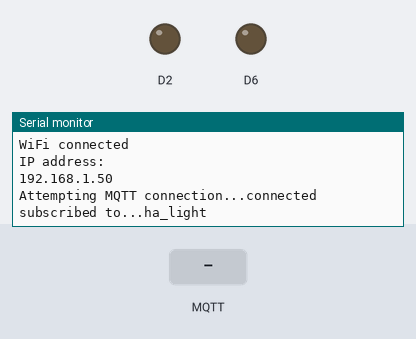
A sketch run on a simulated ESP8266 (NodeMCU). Parts: output pins drawn as LEDs (lit = HIGH), the last lines printed to the serial monitor. The test bench sets the inputs (shaded band). WiFi joins after 1.5 s; servers stay silent unless stated; no MQTT or app messages arrive unless stated.

Above: at 2.7 s.
2.8 s: MQTT message "ha_light" arrives on the first subscribed topic
At 4.0 s:
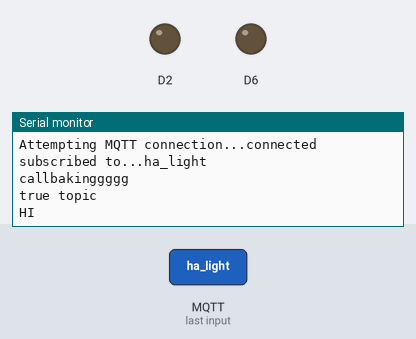
5.0 s: MQTT message "OFF" arrives on the first subscribed topic
At 6.7 s:
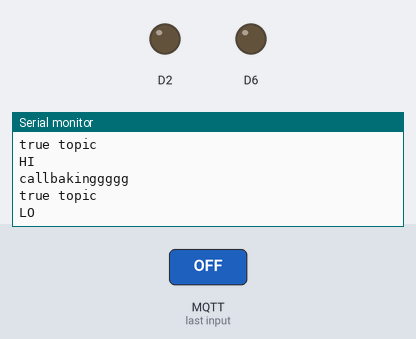

Measured:
- after the input at 2.8 s, the serial monitor: prints a new line after 0.76 s (image 1)
- after the input at 5.0 s, the serial monitor: prints a new line after 0.57 s (image 2)

The sketch:

pi-to-node-mcu-sub.ino
```cpp
#include <DHT.h>
#include <DHT_U.h>

#include <ESP8266WiFi.h>
#include <PubSubClient.h>

// Thông tin Wifi
const char* ssid = "pi-hi-hi";
const char* password = "123456789";

const char* mqtt_server = "172.24.1.1";

// Thông tin tin clientID, publishing, subcribing topic. ClientID nên là duy nhất trong tất cả các ứng dụng
// Thay đổi thông tin ở đây tương ứng với thông tin các bạn muốn
const char* clientID = "light-relay-node";

//topic.....
const char* inTopic = "light-heat-sensing-1";
const char* inTopic2 = "light-heat-sensing-2";
const char* homeassistant_topic = "ha_light";

WiFiClient espClient;
PubSubClient client(espClient);
char msg[50];
String switch1;


// Hàm kết nối Wifi
void setup_wifi() {

  delay(10);
  // We start by connecting to a WiFi network
  Serial.println();
  Serial.print("Connecting to ");
  Serial.println(ssid);

  WiFi.begin(ssid, password);

  while (WiFi.status() != WL_CONNECTED) {
    delay(500);
    Serial.print(".");
  }

  Serial.println("");
  Serial.println("WiFi connected");
  Serial.println("IP address: ");
  Serial.println(WiFi.localIP());
  pinMode(D2, OUTPUT);
  pinMode(D6,OUTPUT);
}

// Hàm call back được gọi khi nhận được thông tin từ subcribing topic
void callback(char* topic, byte* payload, unsigned int length) {
 Serial.println("callbakinggggg");

 String topicName(topic);

 if(topicName == "ha_light"){
  Serial.println("true topic");
  switch1 = String((char*)payload);
  if(switch1 == "OFF"){
    digitalWrite(5,LOW);
    Serial.println("LO");
  }else{
    digitalWrite(5,HIGH);
    Serial.println("HI");
  }
 }else{
  Serial.println("different topic!!!");
 }


//  String topicName(topic);
//  if(topicName == "light-heat-sensing-1"){
//    char* message = (char*) payload;
//    int value = atoi(message);
//    Serial.println("photonresistor: ");
//    Serial.println(value);
//    if (value > threshold) {
//      digitalWrite(D2, LOW);
//      Serial.println("Low");
//    } else {
//      digitalWrite(D2, HIGH);
//      Serial.println("LOW");
//    }
//
//  }else if(topicName == "light-heat-sensing-2"){
//    char* message = (char*) payload;
//    double value = atof(message);
//    Serial.println("temperature: ");
//    Serial.println(value);
//
//    if (value > 85.0) {
//      digitalWrite(D6, LOW);
//      Serial.println("Low");
//    } else {
//      digitalWrite(D6, HIGH);
//      Serial.println("Hii");
//    }
//
//  }

}

// Reconnect đến MQTT Broker
void reconnect() {
  // Loop until we're reconnected
  while (!client.connected()) {
    Serial.print("Attempting MQTT connection...");
    // Attempt to connect
    if (client.connect(clientID)) {
      Serial.println("connected");
      client.subscribe(homeassistant_topic);
      Serial.print("subscribed to...");
      Serial.println(homeassistant_topic);
    }
    else {
      Serial.print("failed, rc=");
      Serial.print(client.state());
      Serial.println(" try again in 5 seconds");
      // Wait 5 seconds before retrying
      delay(5000);
    }
  }
}

void setup() {
  Serial.begin(115200);
  setup_wifi();
  client.setServer(mqtt_server, 1883);
  client.setCallback(callback);
}

void loop() {
  if (!client.connected()) {
    reconnect();
  }
  Serial.println();
  delay(1000);
  client.loop();
}
```
